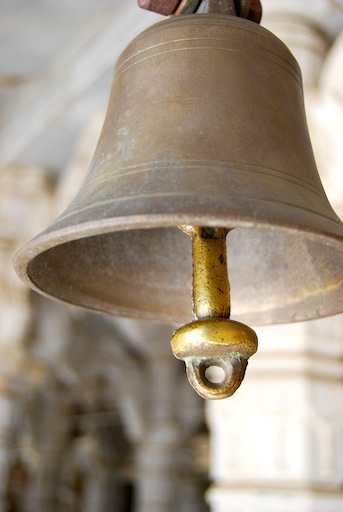
%> input picture a2_20171157/Input_images/bell.jpg, 343 x 512 px
$ octave canny_edge_det.m   (GNU Octave 9; MATLAB toolbox functions it lacks are replaced by stand-ins)
%> lines starting %> are read from the running program, lines starting %| are printed output that depends on the picture; in (x1, y1, x2, y2) boxes, pixels count from 0 and x2, y2 are one past the last pixel; in counts of white or black regions, pixels touching at a corner belong together; the program's own positions count from 1
clc;
img = imread('bell.jpg');
%> img is the input picture: size 512x343x3 uint8; mean R, G, B 158.7, 145.6, 129.7
img = rgb2gray(img);
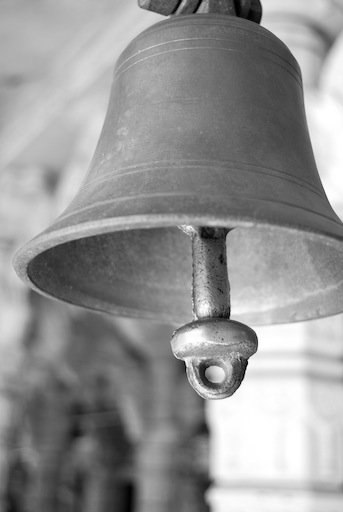
%> img: size 512x343 uint8; min 0, max 255, mean 147.7
subplot(1,2,1);
imshow(img);
title('Original Image');
img = edge(img,'canny',[0 0.23]);
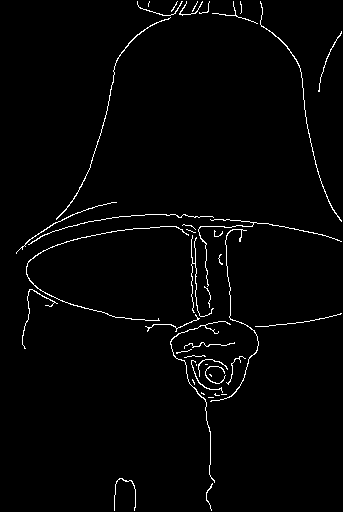
%> img: size 512x343 logical; 2% white in thin lines or dots
subplot(1,2,2);
imshow(img);
title('After Canny');
figure;
img = imread('cubes.png');
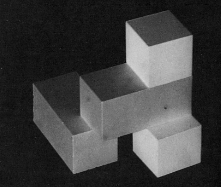
%> input picture a2_20171157/Input_images/cubes.png, 221 x 187 px
%> img is the input picture: size 187x221x3 uint8; min 3, max 211, mean 63.5
img = rgb2gray(img);
%> img: size 187x221 uint8
subplot(1,2,1);
imshow(img);
title('Original image');
img = edge(img,'canny',[0 0.10]);
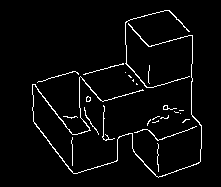
%> img: size 187x221 logical; 3.6% white in thin lines or dots, all inside (x1, y1, x2, y2) = (32, 10, 202, 178)
subplot(1,2,2);
imshow(img);
title('After Canny');
